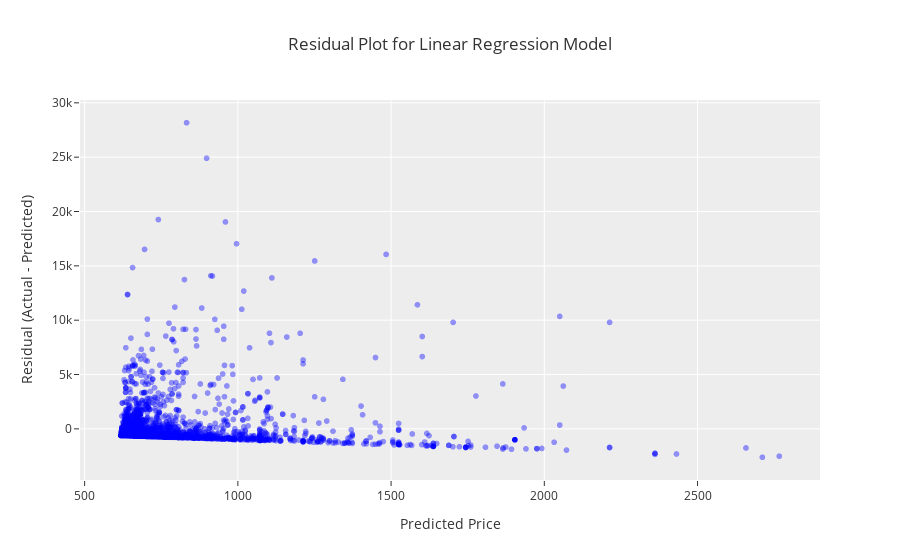

Notebook cell for this chart:
### Code cell
fig_residual.update_layout(
    template='ggplot2',
    title_x=0.5,
    xaxis_title='Predicted Price',
    yaxis_title='Residual (Actual - Predicted)',
    shapes=[
        dict(
            type='line',
            xref='paper',
            x0=0,
            x1=1,
            yref='y',
            y0=0,
            y1=0,
            line=dict(color='red', dash='dash')
        )
    ]
)

### Figure 1 — Plotly figure (JSON) as saved in the notebook; plotly's stock layout.template omitted (floating-point values rounded to 4 significant figures; data arrays with more than 128 entries replaced by an {"elided": "..."} marker saying what was removed)
{"data": [{"hovertemplate": "Predicted=%{x}<br>Residual=%{y}<extra></extra>", "legendgroup": "", "marker": {"color": "blue", "opacity": 0.4, "symbol": "circle"}, "mode": "markers", "name": "", "showlegend": false, "type": "scattergl", "x": {"elided": "3211 float values"}, "xaxis": "x", "y": {"elided": "3211 float values"}, "yaxis": "y"}], "layout": {"legend": {"tracegroupgap": 0}, "shapes": [{"line": {"color": "red", "dash": "dash"}, "type": "line", "x0": 0, "x1": 1, "xref": "paper", "y0": 0, "y1": 0, "yref": "y"}], "title": {"text": "Residual Plot for Linear Regression Model", "x": 0.5}, "xaxis": {"anchor": "y", "domain": [0, 1], "title": {"text": "Predicted Price"}}, "yaxis": {"anchor": "x", "domain": [0, 1], "title": {"text": "Residual (Actual - Predicted)"}}}}
